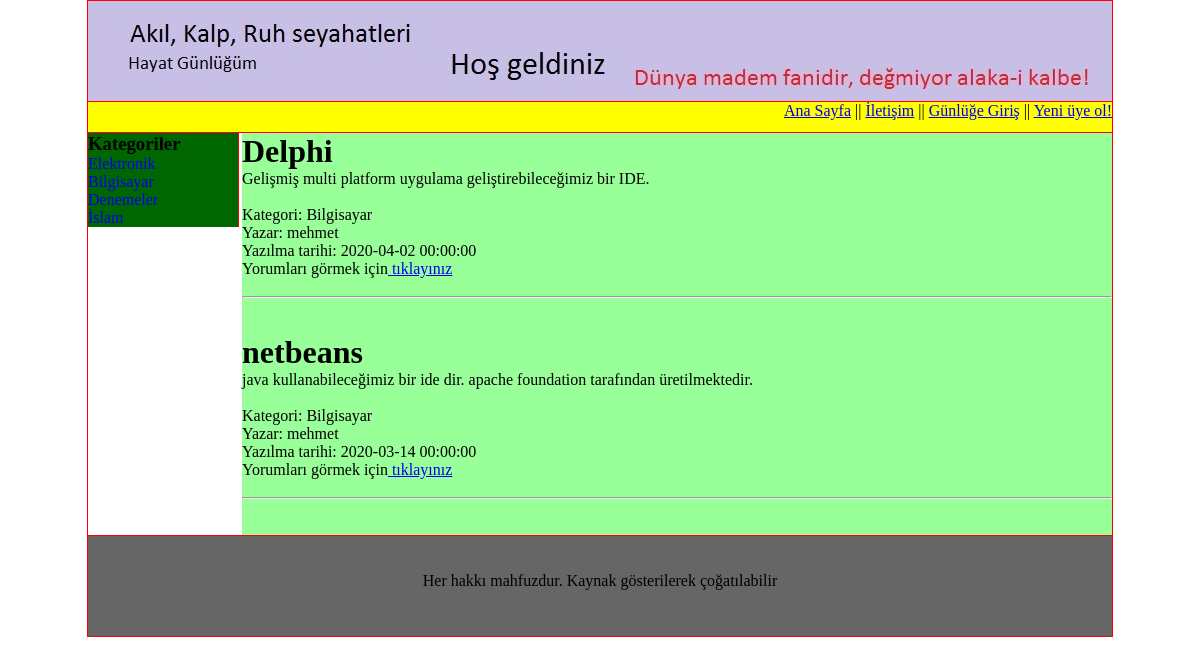
The app's page /index.php?kategori=Bilgisayar with its own data.
### tables this page shows
CREATE TABLE IF NOT EXISTS `kategoriler` (
  `id` int(11) NOT NULL AUTO_INCREMENT,
  `kategori` varchar(100) NOT NULL,
  `aciklama` varchar(300) NOT NULL,
  PRIMARY KEY (`id`)
);

CREATE TABLE IF NOT EXISTS `yazilar` (
  `id` int(11) NOT NULL AUTO_INCREMENT,
  `baslik` varchar(500) NOT NULL,
  `icerik` text NOT NULL,
  `kategori` varchar(50) NOT NULL,
  `tarih` datetime NOT NULL,
  `kullanici_adi` varchar(50) NOT NULL,
  PRIMARY KEY (`id`)
);

### index.php (the view, shortened to what this page needs)
<html>
<head>
<link rel ="stylesheet" type="text/css" href="mainstil.css">
</head>
<body>
<div  class ="tasiyici">
<div class="ustbolum">
<img src="ust.jpg">
</div>
<div class="ust1">
<a href="index.php">Ana Sayfa</a> || <a href="iletisim.php">İletişim</a> ||
<?php
if(isset($_SESSION["login"]))
{
	echo "<a href='cikis.php'>Çıkış</a> ";
}
else
{
	echo "<a href='giris.php'>Günlüğe Giriş</a> ";
}
?>
|| <a href="uyekayit.php">Yeni üye ol!</a>
</div>
<div class="solbolum">
<?php
require_once "ayar.php" ;
$baglanti =mysqli_connect($blog_vt_host,$blog_vt_username,$blog_vt_sifre,$blog_vt_name);
$sql_baglanti= "SELECT * FROM kategoriler";
$sorgu=mysqli_query($baglanti, $sql_baglanti);
 echo "<h3> Kategoriler </h3>";
while ($satir =mysqli_fetch_array($sorgu))
{
	$kategori = $satir["kategori"];
	echo "<p><a href='index.php?kategori=".$kategori."'>".$kategori."</a></p>";
}
?>
</div>
<div class="sagbolum">
<?php
	$baglanti =mysqli_connect($blog_vt_host,$blog_vt_username,$blog_vt_sifre,$blog_vt_name);
	if (isset($_GET['kategori']))
	{
	$sql_baglanti= "SELECT * FROM yazilar WHERE kategori='".$_GET['kategori']."' ORDER BY tarih DESC";
	$sorgu=mysqli_query($baglanti, $sql_baglanti);
	while ($satir =mysqli_fetch_array($sorgu))
    {
	echo "<h1>".$satir['baslik']."</h1>";
	echo "<p>".$satir['icerik']."</p>";
	echo "<br>";
	echo "<p>Kategori: ".$satir['kategori']."</p>";
	echo "<p>Yazar: ".$satir['kullanici_adi']."</p>";
	echo "<p>Yazılma tarihi: ".$satir['tarih']."</p>";
	echo "<p>Yorumları görmek için<a href='ayrinti.php?yazi_id=".$satir['id']."'> tıklayınız</a> </p>";
	echo "<br>";
	echo "<hr/>";
	echo "<br/>";
	echo "<br/>";
	}
	}
?>
</div>
<div class="altbolum">
	<br>
    <br>
	<p> Her hakkı mahfuzdur. Kaynak gösterilerek çoğatılabilir</p>
</div>
</div>
</body>
</html>

### mainstil.css (style rules this page uses)
* { padding:0px;margin:0px; }
.tasiyici { width:1024px; margin:auto; border:1px solid red; }
.ustbolum { height:100px; width :1024px; border-bottom:1px solid red; }
.ust1 { height: 30px; width : 100%; border-bottom: 1px solid red; background-color: #FF0; text-align: right; }
.solbolum { float:left; width:150px;border-right:1px solid red;background-color:#006600; }
.sagbolum { float:right; width:870;background-color:#99ff99; }
.altbolum { height:100px; border-top:1px solid red; background-color:#666666; text-align: center; }
.solbolum a { text-decoration : none; text-align: center; }

### records on screen
kategoriler: kategori "Elektronik"
kategoriler: kategori "Bilgisayar"
kategoriler: kategori "Denemeler"
kategoriler: kategori "İslam"
yazilar: baslik "Delphi", icerik "Gelişmiş multi platform uygulama geliştirebileceğimiz bir IDE.", kategori "Bilgisayar", kullanici_adi "mehmet", tarih "2020-04-02 00:00:00"
yazilar: baslik "netbeans", icerik "java kullanabileceğimiz bir ide dir. apache foundation tarafından üretilmektedir.", kategori "Bilgisayar", kullanici_adi "mehmet", tarih "2020-03-14 00:00:00"
